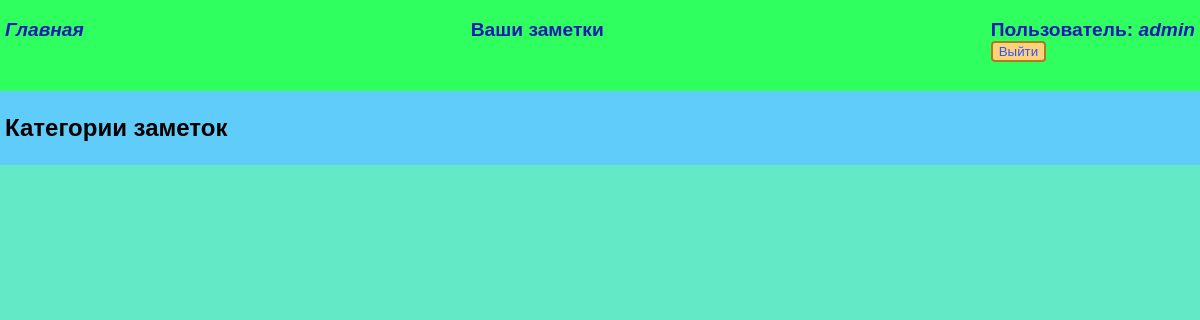
Before: /notes/categories/ (signed in) with the older database file.
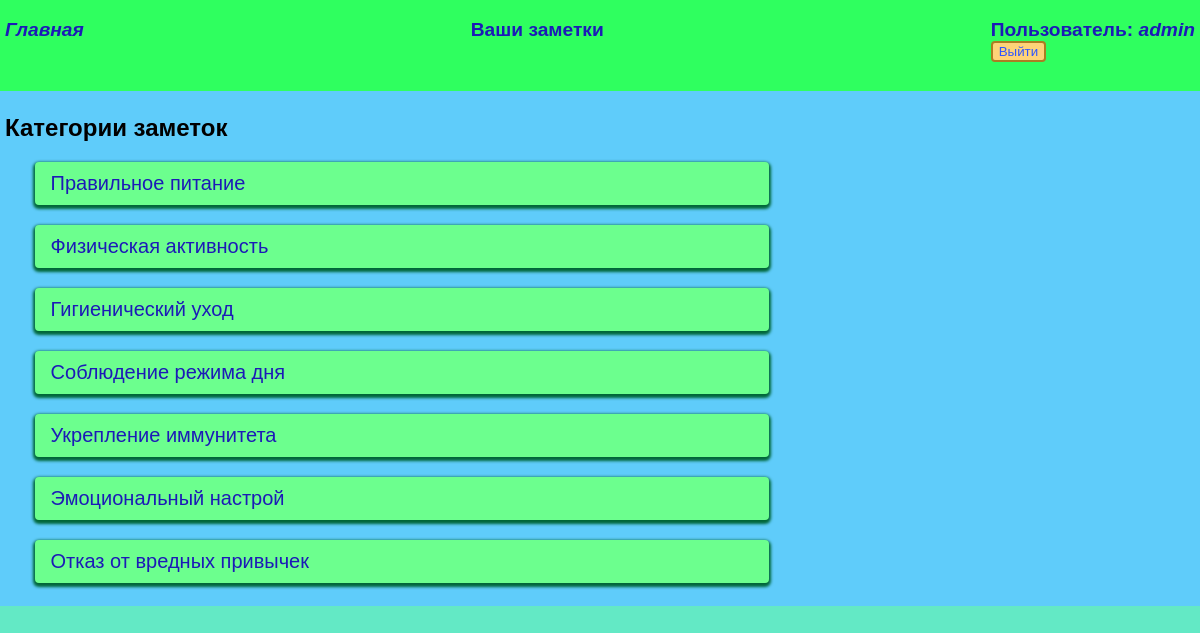
After: the same page with the newer database file.
### notes/models.py (models this page shows, shortened)
class Category(models.Model):
    name = models.CharField(max_length=100, unique=True, verbose_name="Название")

### notes/views.py (the view)
# urls.py: path('categories/', views.category_list, name='category_list'),
@login_required
def category_list(request):
    categories = Category.objects.all()
    return render(request, 'notes/category_list.html', {'categories': categories})

### notes/templates/notes/category_list.html (shortened to what this page needs)
{% extends 'notes/base.html' %}
{% block content %}
<h2>Категории заметок</h2>
<ul class="notes">
    {% for category in categories %}
        <li class="element">
            <a href="{% url 'notes_by_category' category.id %}">{{ category.name }}</a>
        </li>
    {% endfor %}
</ul>
{% endblock %}

Changed rows visible on the page:
added Category: name "Правильное питание"
added Category: name "Физическая активность"
added Category: name "Гигиенический уход"
added Category: name "Соблюдение режима дня"
added Category: name "Укрепление иммунитета"
added Category: name "Эмоциональный настрой"
added Category: name "Отказ от вредных привычек"
